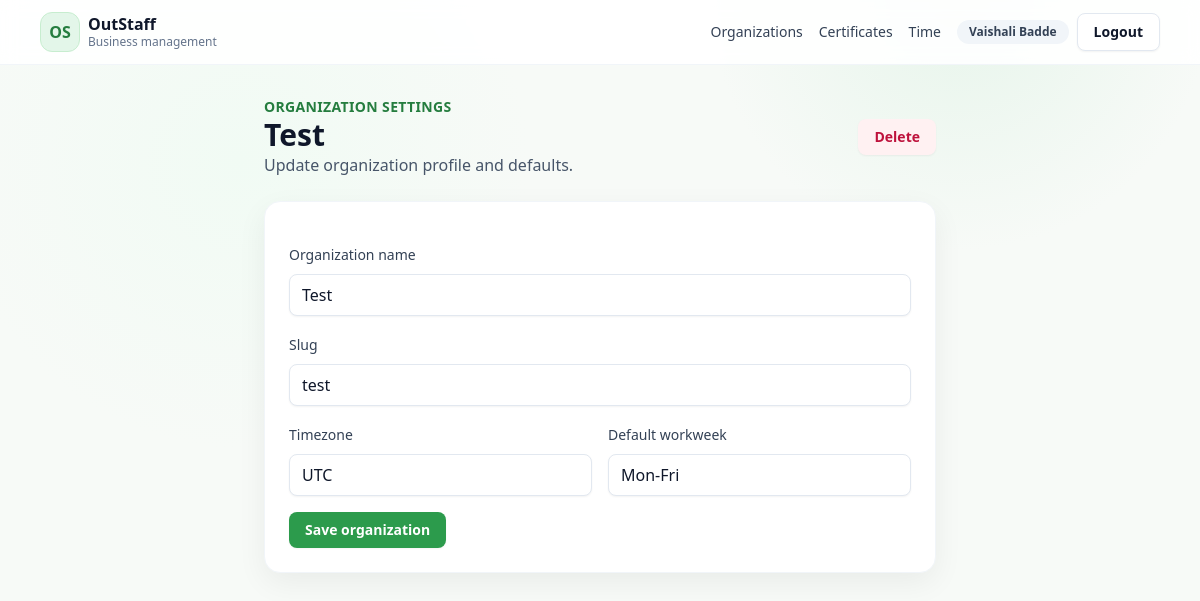
/orgs/1/edit (signed in), run on the app's committed database.
### app/models.py (models this page shows, shortened)
class TimestampMixin:
    created_at = db.Column(db.DateTime, default=datetime.utcnow)
    updated_at = db.Column(db.DateTime, default=datetime.utcnow, onupdate=datetime.utcnow)

class User(UserMixin, TimestampMixin, db.Model):
    id = db.Column(db.Integer, primary_key=True)
    email = db.Column(db.String(255), unique=True, nullable=False, index=True)
    password_hash = db.Column(db.String(255), nullable=False)
    name = db.Column(db.String(120), nullable=False)
    is_verified = db.Column(db.Boolean, default=False)
    memberships = db.relationship("Membership", backref="user", lazy=True, cascade="all, delete-orphan")
    certificates = db.relationship(
        "Certificate", backref="user", lazy=True, cascade="all, delete-orphan", foreign_keys="Certificate.user_id"
    )
    time_entries = db.relationship(
        "TimeEntry", backref="user", lazy=True, cascade="all, delete-orphan", foreign_keys="TimeEntry.user_id"
    )

class Organization(TimestampMixin, db.Model):
    id = db.Column(db.Integer, primary_key=True)
    name = db.Column(db.String(255), nullable=False)
    slug = db.Column(db.String(255), unique=True, nullable=False)
    timezone = db.Column(db.String(80), default="UTC")
    default_workweek = db.Column(db.String(80), default="Mon-Fri")
    created_by_id = db.Column(db.Integer, db.ForeignKey("user.id"), nullable=False)
    memberships = db.relationship("Membership", backref="organization", lazy=True, cascade="all, delete-orphan")
    invitations = db.relationship("Invitation", backref="organization", lazy=True, cascade="all, delete-orphan")
    certificate_types = db.relationship(
        "CertificateType", backref="organization", lazy=True, cascade="all, delete-orphan"
    )
    certificates = db.relationship("Certificate", backref="organization", lazy=True, cascade="all, delete-orphan")
    time_entries = db.relationship("TimeEntry", backref="organization", lazy=True, cascade="all, delete-orphan")
    projects = db.relationship("Project", backref="organization", lazy=True, cascade="all, delete-orphan")
    activities = db.relationship("Activity", backref="organization", lazy=True, cascade="all, delete-orphan")
    policies = db.relationship("Policy", backref="organization", lazy=True, cascade="all, delete-orphan")
    period_locks = db.relationship("PeriodLock", backref="organization", lazy=True, cascade="all, delete-orphan")
    holidays = db.relationship("Holiday", backref="organization", lazy=True, cascade="all, delete-orphan")
    report_presets = db.relationship("ReportPreset", backref="organization", lazy=True, cascade="all, delete-orphan")
    approval_logs = db.relationship("ApprovalLog", backref="organization", lazy=True, cascade="all, delete-orphan")

### app/orgs/routes.py (the view, shortened to what this page needs)
@orgs_bp.route("/orgs/<int:org_id>/edit", methods=["GET", "POST"])
@login_required
def edit_org(org_id):
    membership = _user_membership(org_id)
    if not membership or membership.role != Role.ADMIN:
        abort(403)
    org = membership.organization
    form = OrganizationForm(obj=org)
    return render_template("orgs/edit.html", form=form, org=org)

### app/forms.py
class OrganizationForm(FlaskForm):
    name = StringField("Organization name", validators=[DataRequired(), Length(max=255)])
    slug = StringField("Slug", validators=[DataRequired(), Length(max=255)])
    timezone = StringField("Timezone", default="UTC", validators=[Optional(), Length(max=80)])
    default_workweek = StringField("Default workweek", default="Mon-Fri", validators=[Optional(), Length(max=80)])
    submit = SubmitField("Save organization")

### app/orgs/routes.py (called while the page is built)
def _user_membership(org_id):
    return Membership.query.filter_by(user_id=current_user.id, org_id=org_id, status="active").first()

### app/templates/orgs/edit.html (shortened to what this page needs)
{% extends "base.html" %}
{% block content %}
<div class="max-w-2xl mx-auto">
  <div class="mb-6 flex items-center justify-between">
    <div>
      <p class="text-sm uppercase tracking-wide text-brand-700 font-semibold">Organization settings</p>
      <h1 class="text-3xl font-bold">{{ org.name }}</h1>
      <p class="text-slate-600">Update organization profile and defaults.</p>
    </div>
    <form method="POST" action="{{ url_for('orgs.delete_org', org_id=org.id) }}" onsubmit="return confirm('Delete organization? This cannot be undone.');">
      <button class="btn bg-rose-50 text-rose-700 hover:bg-rose-100" type="submit">Delete</button>
    </form>
  </div>
  <form method="POST" class="card p-6 space-y-4">
    <div class="space-y-2">
      {{ form.name.label }}
      {{ form.name(class_="w-full") }}
    </div>
    <div class="space-y-2">
      {{ form.slug.label }}
      {{ form.slug(class_="w-full") }}
    </div>
    <div class="grid grid-cols-1 md:grid-cols-2 gap-4">
      <div class="space-y-2">
        {{ form.timezone.label }}
        {{ form.timezone(class_="w-full") }}
      </div>
      <div class="space-y-2">
        {{ form.default_workweek.label }}
        {{ form.default_workweek(class_="w-full") }}
      </div>
    </div>
    <button class="btn btn-primary" type="submit">{{ form.submit.label.text }}</button>
  </form>
</div>
{% endblock %}

### app/templates/base.html (shortened to what this page needs)
<!doctype html>
<html lang="en">
  <head>
    <link rel="stylesheet" href="{{ url_for('static', filename='css/tailwind.css') }}" />
  </head>
  <body class="min-h-screen">
    <header class="border-b border-slate-100 bg-white/90 backdrop-blur sticky top-0 z-30">
      <div class="mx-auto max-w-6xl px-4 py-3 flex items-center justify-between">
        <a href="{{ url_for('orgs.list_orgs') if current_user.is_authenticated else url_for('auth.login') }}" class="flex items-center gap-2">
          <span class="h-10 w-10 rounded-xl bg-brand-100 border border-brand-200 flex items-center justify-center text-brand-700 font-bold">OS</span>
          <div class="leading-tight">
            <p class="font-semibold text-slate-900">OutStaff</p>
            <p class="text-xs text-slate-500">Business management</p>
          </div>
        </a>
        <nav class="flex items-center gap-4">
          {% if current_user.is_authenticated %}
          <a class="nav-link" href="{{ url_for('orgs.list_orgs') }}">Organizations</a>
          <a class="nav-link" href="{{ url_for('certificates.list_certificates', org_id=(active_membership.org_id if active_membership else (user_orgs[0].id if user_orgs else 0))) if user_orgs else '#' }}">Certificates</a>
          <a class="nav-link" href="{{ url_for('time.dashboard', org_id=(active_membership.org_id if active_membership else (user_orgs[0].id if user_orgs else 0))) if user_orgs else '#' }}">Time</a>
          <div class="flex items-center gap-2">
            <span class="pill">{{ current_user.name }}</span>
            <a class="btn btn-secondary" href="{{ url_for('auth.logout') }}">Logout</a>
          </div>
          {% else %}
          <a class="btn btn-secondary" href="{{ url_for('auth.login') }}">Sign in</a>
          <a class="btn btn-primary" href="{{ url_for('auth.signup') }}">Create account</a>
          {% endif %}
        </nav>
      </div>
    </header>
    <main class="mx-auto max-w-6xl px-4 py-8">
      {% block content %}{% endblock %}
    </main>
  </body>
</html>

### data on the page
User: name "Vaishali Badde"
Organization: name "Test", slug "test", timezone "UTC", default_workweek "Mon-Fri"
